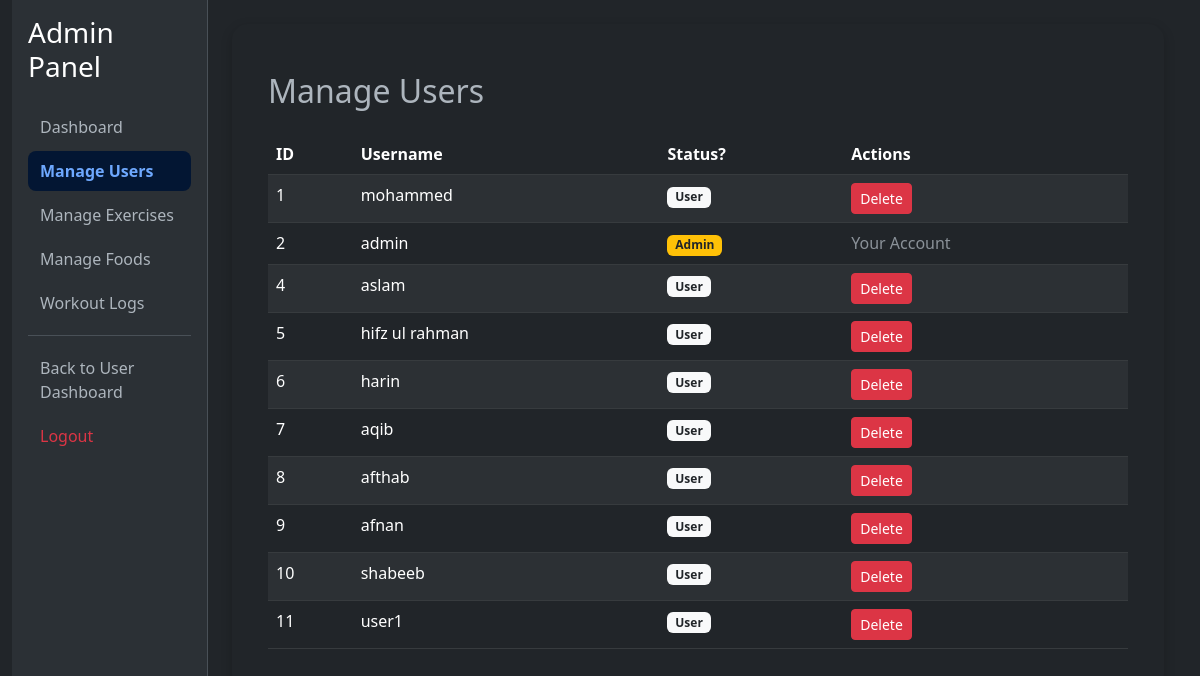
The app's page /admin/users (signed in) with its own data.
### tables this page shows
CREATE TABLE "users" (
	"id"	INTEGER,
	"username"	TEXT NOT NULL UNIQUE,
	"password"	TEXT NOT NULL,
	"is_admin"	INTEGER DEFAULT 0, age INTEGER, gender TEXT, weight REAL, height REAL, activity_level TEXT, goal TEXT,
	PRIMARY KEY("id" AUTOINCREMENT)
);

### app.py (the view)
@app.route('/admin/users')
@admin_required
def admin_users():
    conn = sqlite3.connect("workout_tracker.db")
    c = conn.cursor()
    c.execute("SELECT id, username, is_admin FROM users")
    users = c.fetchall()
    conn.close()
    return render_template('admin/users.html', users=users)

### app.py (called while the page is built)
def admin_required(f):
    @wraps(f)
    def decorated_function(*args, **kwargs):
        if not session.get('user_id') or not session.get('is_admin'):
            flash("Access Denied. Admins Only.", "error")
            return redirect('/dashboard')
        return f(*args, **kwargs)
    return decorated_function

### templates/admin/users.html
{% extends 'admin/base.html' %}
{% block content %}
<div class="container mt-4">
    <h2 class="mb-4">Manage Users</h2>
    <table class="table table-dark table-striped">
        <thead>
            <tr>
                <th>ID</th>
                <th>Username</th>
                <th>Status?</th>
                <th>Actions</th>
            </tr>
        </thead>
        <tbody>
            {% for user in users %}
            <tr>
                <td>{{ user[0] }}</td>
                <td>{{ user[1] }}</td>
                <td>
                    {% if user[2] %}
                        <span class="badge bg-warning text-dark">Admin</span>
                    {% else %}
                        <span class="badge bg-light text-dark">User</span>
                    {% endif %}
                </td>
                <td>
                    {% if user[0] != session['user_id'] %}
                    <a href="/admin/delete_user/{{ user[0] }}" class="btn btn-sm btn-danger" onclick="return confirm('Delete this user?')">Delete</a>
                    {% else %}
                    <span class="text-muted">Your Account</span>
                    {% endif %}
                </td>
            </tr>
            {% endfor %}
        </tbody>
    </table>
</div>
{% endblock %}

### records on screen
users: id "1", username "mohammed", is_admin "User"
users: id "2", username "admin", is_admin "Admin", shows "Your Account"
users: id "4", username "aslam", is_admin "User"
users: id "5", username "hifz ul rahman", is_admin "User"
users: id "6", username "harin", is_admin "User"
users: id "7", username "aqib", is_admin "User"
users: id "8", username "afthab", is_admin "User"
users: id "9", username "afnan", is_admin "User"
users: id "10", username "shabeeb", is_admin "User"
users: id "11", username "user1", is_admin "User"
